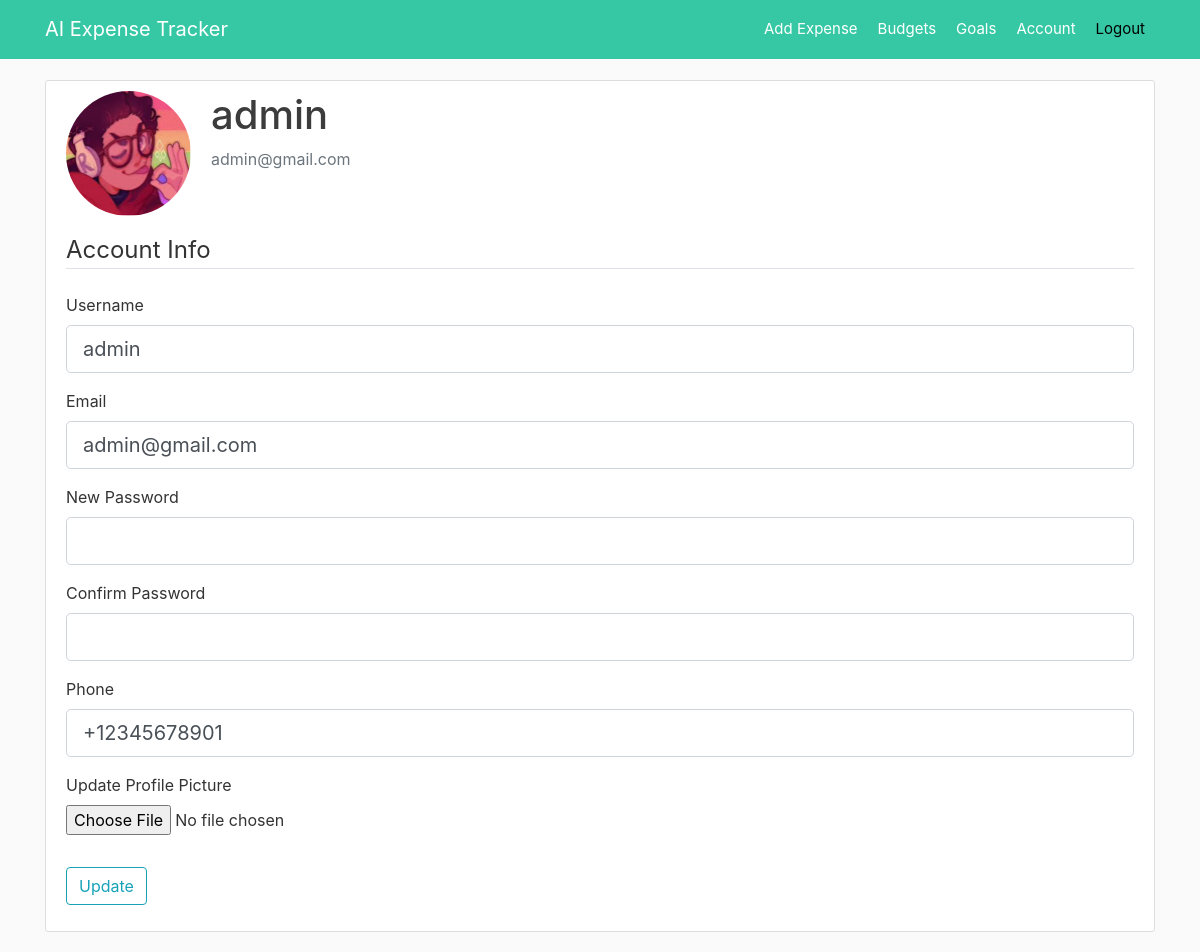
Page /account (signed in) on the committed database.
### app/models.py (models this page shows, shortened)
class User(db.Model, UserMixin):
    id = db.Column(db.Integer, primary_key=True)  # id for each User
    username = db.Column(db.String(20), unique=True, nullable=False)
    email = db.Column(db.String(120), unique=True, nullable=False)
    image_file = db.Column(db.String(50), nullable=False,
                           default='default.jpg')
    password = db.Column(db.String(100), nullable=False)
    phone = db.Column(db.Integer, unique=True, nullable=False)
    expenses = db.relationship('Expense', backref='user', lazy=True)
    goals = db.relationship('Goal', backref='user', lazy=True)
    budgets = db.relationship('Budget', backref='user', lazy=True)

### app/users/routes.py (the view)
@users.route("/account", methods=['GET', 'POST'])
@login_required
def account():
    form = UpdateAccountForm()
    if form.validate_on_submit():
        if form.picture.data:
            picture_file = save_picture(form.picture.data)
            current_user.image_file = picture_file
        if form.new_password.data:
            hashed_pw = bcrypt.generate_password_hash(
                form.new_password.data).decode('utf-8')
            current_user.password = hashed_pw
        current_user.username = form.username.data
        current_user.email = form.email.data
        current_user.phone = form.phone.data
        db.session.commit()
        flash('Your account has been updated!', 'success')
        return redirect(url_for('users.account'))
    elif request.method == 'GET':
        form.username.data = current_user.username
        form.email.data = current_user.email
        form.phone.data = send_sms_to()
    image_file = url_for(
        'static', filename='images/' + current_user.image_file)
    return render_template('account.html', title='Account', form=form, image_file=image_file)

### app/users/forms.py (shortened to what this page needs)
class UpdateAccountForm(FlaskForm):
    username = StringField('Username',
                           validators=[Length(min=5, max=21)])
    email = StringField('Email',
                        validators=[Email()])
    new_password = PasswordField('New Password')
    confirm_password = PasswordField('Confirm Password', validators=[
                                     EqualTo('new_password')])
    phone = StringField('Phone')
    picture = FileField('Update Profile Picture', validators=[
                        FileAllowed(['jpg', 'png'])])
    submit = SubmitField('Update')

### app/models.py (called while the page is built)
@login_manager.user_loader
def load_user(user_id):
    return User.query.get(int(user_id))

### app/users/utils.py (called while the page is built)
def send_sms_to() -> str:
    return "+{}".format(current_user.phone)

### app/templates/account.html (shortened to what this page needs)
{% extends "layout.html" %}
{% block content %}
    <div class="content-section">
      <div class="media">
        <img class="rounded-circle account-img" src="{{ image_file }}">
        <div class="media-body">
          <h2 class="account-heading">{{ current_user.username }}</h2>
          <p class="text-secondary">{{ current_user.email }}</p>
        </div>
      </div>
      <form method="POST" action="" enctype="multipart/form-data">
        <fieldset class="form-group">
            <legend class="border-bottom mb-4">Account Info</legend>
            <div class="form-group">
                {{ form.username.label(class="form-control-label") }}
                {% if form.username.errors %}
                    {{ form.username(class="form-control form-control-lg is-invalid") }}
                    <div class="invalid-feedback">
                        {% for error in form.username.errors %}
                            <span style="color:red">{{ error }}</span>
                        {% endfor %}
                    </div>
                {% else %}
                    {{ form.username(class="form-control form-control-lg") }}
                {% endif %}
            </div>
            <div class="form-group">
                {{ form.email.label(class="form-control-label") }}
                {% if form.email.errors %}
                    {{ form.email(class="form-control form-control-lg is-invalid") }}
                    <div class="invalid-feedback">
                        {% for error in form.email.errors %}
                            <span style="color:red">{{ error }}</span>
                        {% endfor %}
                    </div>
                {% else %}
                    {{ form.email(class="form-control form-control-lg") }}
                {% endif %}
            </div>
            <div class="form-group">
                {{ form.new_password.label(class="form-control-label") }}
                {% if form.new_password.errors %}
                    {{ form.new_password(class="form-control form-control-lg is-invalid") }}
                    <div class="invalid-feedback">
                        {% for error in form.password.errors %}
                            <span style="color:red">{{ error }}</span>
                        {% endfor %}
                    </div>
                {% else %}
                    {{ form.new_password(class="form-control form-control-lg") }}
                {% endif %}
            </div>
            <div class="form-group">
                {{ form.confirm_password.label(class="form-control-label") }}
                {% if form.confirm_password.errors %}
                    {{ form.confirm_password(class="form-control form-control-lg is-invalid") }}
                    <div class="invalid-feedback">
                        {% for error in form.confirm_password.errors %}
                            <span style="color:red">{{ error }}</span>
                        {% endfor %}
                    </div>
                {% else %}
                    {{ form.confirm_password(class="form-control form-control-lg") }}
                {% endif %}
            </div>
            <div class="form-group">
                {{ form.phone.label(class="form-control-label") }}
                {% if form.phone.errors %}
                    {{ form.phone(class="form-control form-control-lg is-invalid") }}
                    <div class="invalid-feedback">
                        {% for error in form.phone.errors %}
                            <span style="color:red">{{ error }}</span>
                        {% endfor %}
                    </div>
                {% else %}
                    {{ form.phone(class="form-control form-control-lg") }}
                {% endif %}
            </div>
            <div class="form-group">
                {{ form.picture.label() }}
                {{ form.picture(class="form-control-file") }}
            </div>
        </fieldset>
        <div class="form-group">
            {{ form.submit(class="btn btn-outline-info") }}
        </div>
    </form>
    </div>
{% endblock content %}

### app/static/main.css (style rules this page uses)
body { background: #fafafa; color: #333333; margin-top: 5rem; }
h2, h3, h4, h5, h6 { color: #3c3c3c; }
*, *:before, *:after { box-sizing: border-box; }
.content-section { background: #ffffff; padding: 10px 20px; border: 1px solid #dddddd; border-radius: 3px; margin-top: 35px; margin-bottom: 20px; }
.account-img { height: 125px; width: 125px; margin-right: 20px; margin-bottom: 16px; }
.account-heading { font-size: 2.5rem; }

### rows in the picture
User: username "admin", email "admin@gmail.com", phone "+12345678901"
